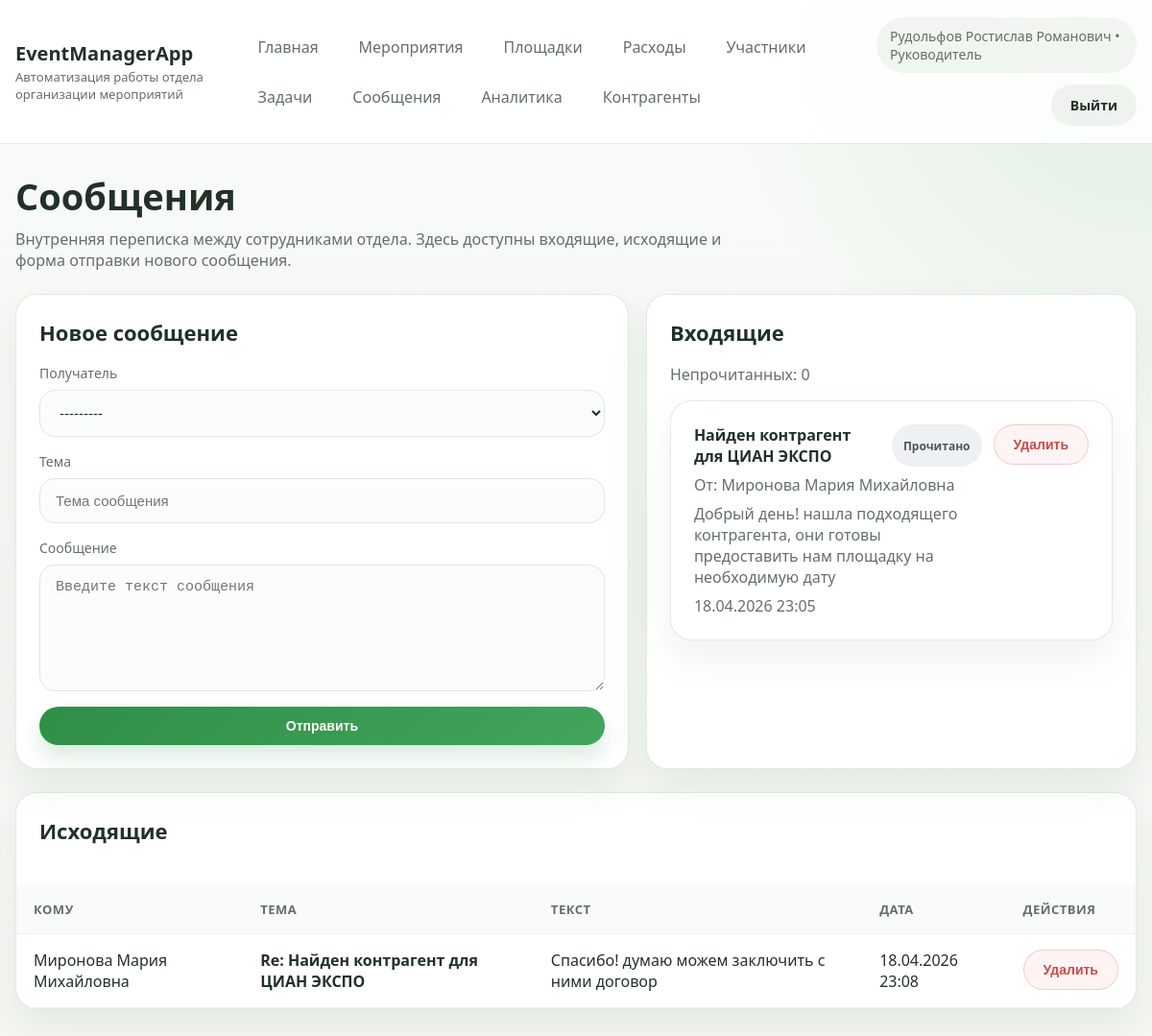
The page /messages/ (signed in) on the database as committed earlier.
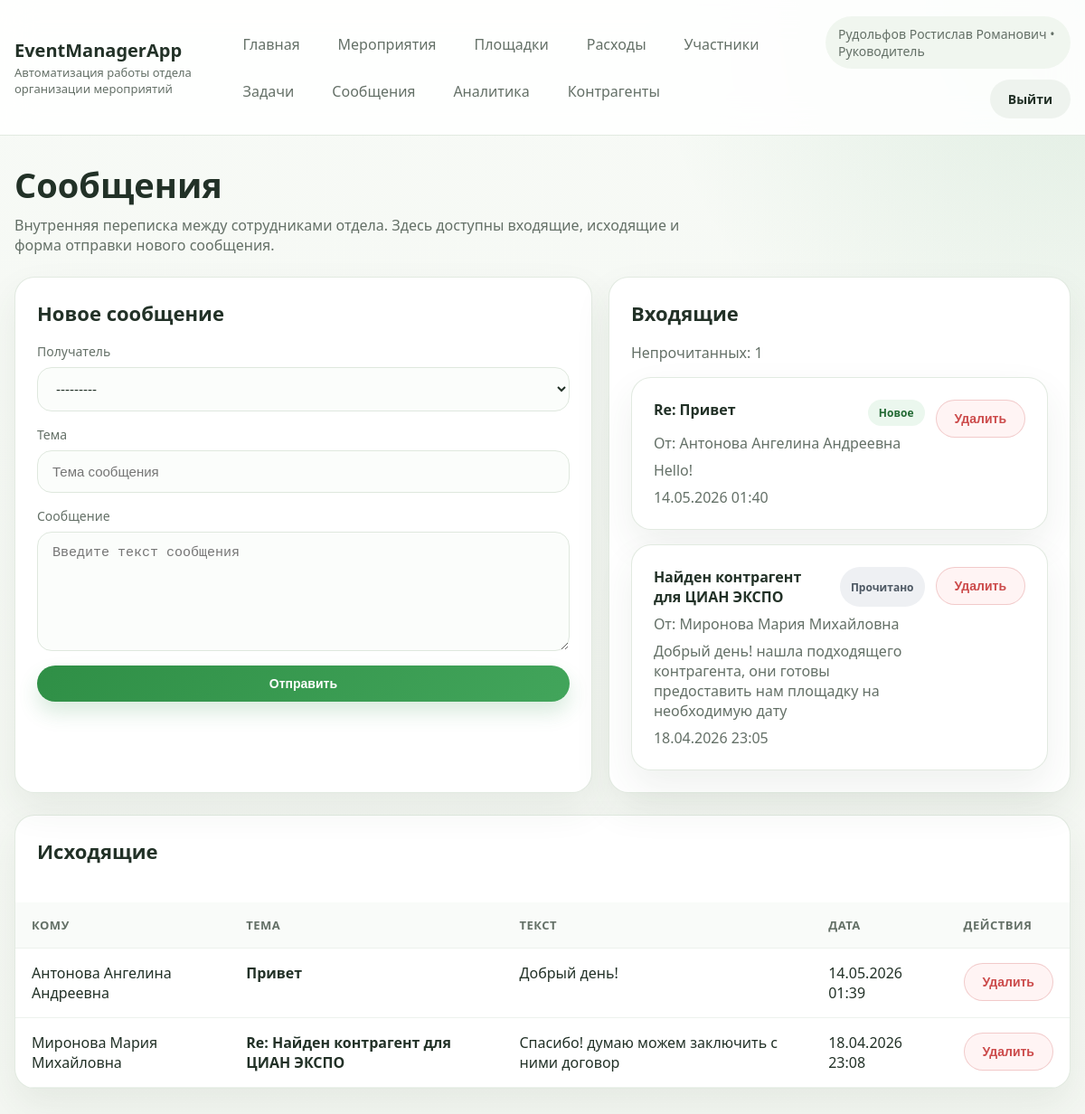
The same page on the database as committed later.
### main/models.py (models this page shows, shortened)
class Message(models.Model):
    msg_id = models.AutoField(primary_key=True)
    sender = models.ForeignKey(
        Employee,
        models.DO_NOTHING,
        db_column="sender_id",
        related_name="sent_messages",
        verbose_name="Отправитель",
    )
    receiver = models.ForeignKey(
        Employee,
        models.DO_NOTHING,
        db_column="receiver_id",
        related_name="received_messages",
        verbose_name="Получатель",
    )
    subject = models.CharField(max_length=255, blank=True, verbose_name="Тема")
    body = models.TextField(verbose_name="Сообщение")
    sent_at = models.DateTimeField(verbose_name="Отправлено")
    is_read = models.BooleanField(default=False, verbose_name="Прочитано")
    class Meta:
        managed = False
        db_table = "message"
        ordering = ["-sent_at", "-msg_id"]

class Employee(AbstractBaseUser, PermissionsMixin):
    ROLE_ADMIN = "admin"
    ROLE_MANAGER = "manager"
    ROLE_ASSISTANT = "assistant"
    ROLE_TEAMLEAD = "teamlead"
    ROLE_CHOICES = [
        (ROLE_ADMIN, "Администратор"),
        (ROLE_MANAGER, "Менеджер"),
        (ROLE_ASSISTANT, "Ассистент"),
        (ROLE_TEAMLEAD, "Руководитель"),
    ]
    e_id = models.BigAutoField(primary_key=True)
    login = models.CharField(max_length=50, unique=True, verbose_name="Логин")
    position = models.CharField(max_length=50, choices=ROLE_CHOICES, verbose_name="Роль")
    fullname = models.CharField(max_length=255, verbose_name="ФИО")
    email = models.EmailField(blank=True, null=True, verbose_name="Почта")
    phone = models.CharField(max_length=50, blank=True, null=True, verbose_name="Телефон")
    age = models.IntegerField(blank=True, null=True, verbose_name="Возраст")
    is_active = models.BooleanField(default=True)
    is_staff = models.BooleanField(default=False)
    objects = EmployeeManager()
    USERNAME_FIELD = "login"
    REQUIRED_FIELDS = []
    class Meta:
        db_table = "employee"
        ordering = ["fullname", "login"]
        permissions = [
            ("can_create_task", "Can create task"),
            ("can_generate_report", "Can generate report"),
        ]
    def __str__(self):
        return self.fullname or self.login
    @property
    def role_label(self):
        if self.is_superuser and not self.position:
            return "Администратор"
        return dict(self.ROLE_CHOICES).get(self.position, self.position)
    @property
    def is_admin(self):
        return self.position == self.ROLE_ADMIN or self.is_superuser
    @property
    def can_manage_users(self):
        return self.is_admin

### main/views.py (the view, shortened to what this page needs)
# urls.py: path("messages/", views.messages_page, name="messages"),
@login_required
def messages_page(request):
    form = MessageForm(request.POST or None, sender=request.user)
    inbox = Message.objects.filter(receiver=request.user).select_related("sender", "receiver")
    sent = Message.objects.filter(sender=request.user).select_related("sender", "receiver")
    return render(
        request,
        "main/messages.html",
        {
            "form": form,
            "inbox": inbox,
            "sent": sent,
            "unread_count": inbox.filter(is_read=False).count(),
        },
    )

### main/forms.py
class MessageForm(forms.ModelForm, StyledFormMixin):
    class Meta:
        model = Message
        fields = ["receiver", "subject", "body"]
        widgets = {
            "receiver": forms.Select(),
            "subject": forms.TextInput(attrs={"placeholder": "Тема сообщения"}),
            "body": forms.Textarea(attrs={"rows": 6, "placeholder": "Введите текст сообщения"}),
        }
    def __init__(self, *args, sender=None, **kwargs):
        super().__init__(*args, **kwargs)
        queryset = Employee.objects.filter(is_active=True)
        if sender is not None:
            queryset = queryset.exclude(pk=sender.pk)
        self.fields["receiver"].queryset = queryset
        self.apply_base_styles()

### main/templates/main/messages.html (shortened to what the changed rows need)
{% extends 'main/website_headers.html' %}
{% block content %}
    <section class="page-head">
        <div>
            <h1 class="page-title">Сообщения</h1>
        </div>
    </section>
    <section class="content-grid">
        <article class="form-card panel">
            <h2 class="panel-title">Новое сообщение</h2>
            <form method="post" class="stack">
                {% for field in form %}
                    <div class="field">
                        <label for="{{ field.id_for_label }}">{{ field.label }}</label>
                        {{ field }}
                    </div>
                {% endfor %}
            </form>
        </article>
        <article class="card panel">
            <h2 class="panel-title">Входящие</h2>
            <div class="muted" style="margin-bottom:16px;">Непрочитанных: {{ unread_count }}</div>
            <div class="stack">
                {% for item in inbox %}
                    <div class="card panel">
                        <div style="display:flex; justify-content:space-between; gap:12px; align-items:flex-start; flex-wrap:wrap;">
                            <a href="{% url 'message_detail' item.pk %}" style="color:inherit; text-decoration:none; flex:1 1 260px;">
                                <div style="display:flex; justify-content:space-between; gap:12px;">
                                    <strong>{{ item.subject|default:"Без темы" }}</strong>
                                    {% if item.is_read %}
                                        <span class="badge dark">Прочитано</span>
                                    {% else %}
                                        <span class="badge">Новое</span>
                                    {% endif %}
                                </div>
                                <div class="muted" style="margin-top:8px;">От: {{ item.sender }}</div>
                                <div class="muted" style="margin-top:8px;">{{ item.body|truncatechars:120 }}</div>
                                <div class="muted" style="margin-top:8px;">{{ item.sent_at|date:"d.m.Y H:i" }}</div>
                            </a>
                            <form action="{% url 'delete_message' item.pk %}" method="post" onsubmit="return confirm('Удалить сообщение?');">
                                <button type="submit" class="btn btn-danger">Удалить</button>
                            </form>
                        </div>
                    </div>
                {% empty %}
                    <div class="empty-state">Входящих сообщений пока нет.</div>
                {% endfor %}
            </div>
        </article>
    </section>
    <section class="table-card" style="margin-top:24px;">
        <div class="panel">
            <h2 class="panel-title">Исходящие</h2>
        </div>
        <div class="table-scroll">
            <table>
                <thead>
                    <tr>
                        <th>Кому</th>
                        <th>Тема</th>
                        <th>Текст</th>
                        <th>Дата</th>
                        <th>Действия</th>
                    </tr>
                </thead>
                <tbody>
                    {% for item in sent %}
                        <tr>
                            <td>{{ item.receiver }}</td>
                            <td><a href="{% url 'message_detail' item.pk %}"><strong>{{ item.subject|default:"Без темы" }}</strong></a></td>
                            <td>{{ item.body|truncatechars:140 }}</td>
                            <td>{{ item.sent_at|date:"d.m.Y H:i" }}</td>
                            <td>
                                <form action="{% url 'delete_message' item.pk %}" method="post" onsubmit="return confirm('Удалить сообщение?');">
                                    <button type="submit" class="btn btn-danger">Удалить</button>
                                </form>
                            </td>
                        </tr>
                    {% empty %}
                        <tr>
                            <td colspan="5" class="empty-state">Исходящих сообщений пока нет.</td>
                        </tr>
                    {% endfor %}
                </tbody>
            </table>
        </div>
    </section>
{% endblock %}

Rows that differ between the two databases and show on the page:
added Message: subject "Re: Привет", is_read "Новое", sender "Антонова Ангелина Андреевна", body "Hello!", sent_at "14.05.2026 01:40", shown under "Входящие"
added Message: receiver "Антонова Ангелина Андреевна", subject "Привет", body "Добрый день!", sent_at "14.05.2026 01:39", shown under "Исходящие"
Other text that changed with them:
{{ unread_count }}: "0" → "1"
